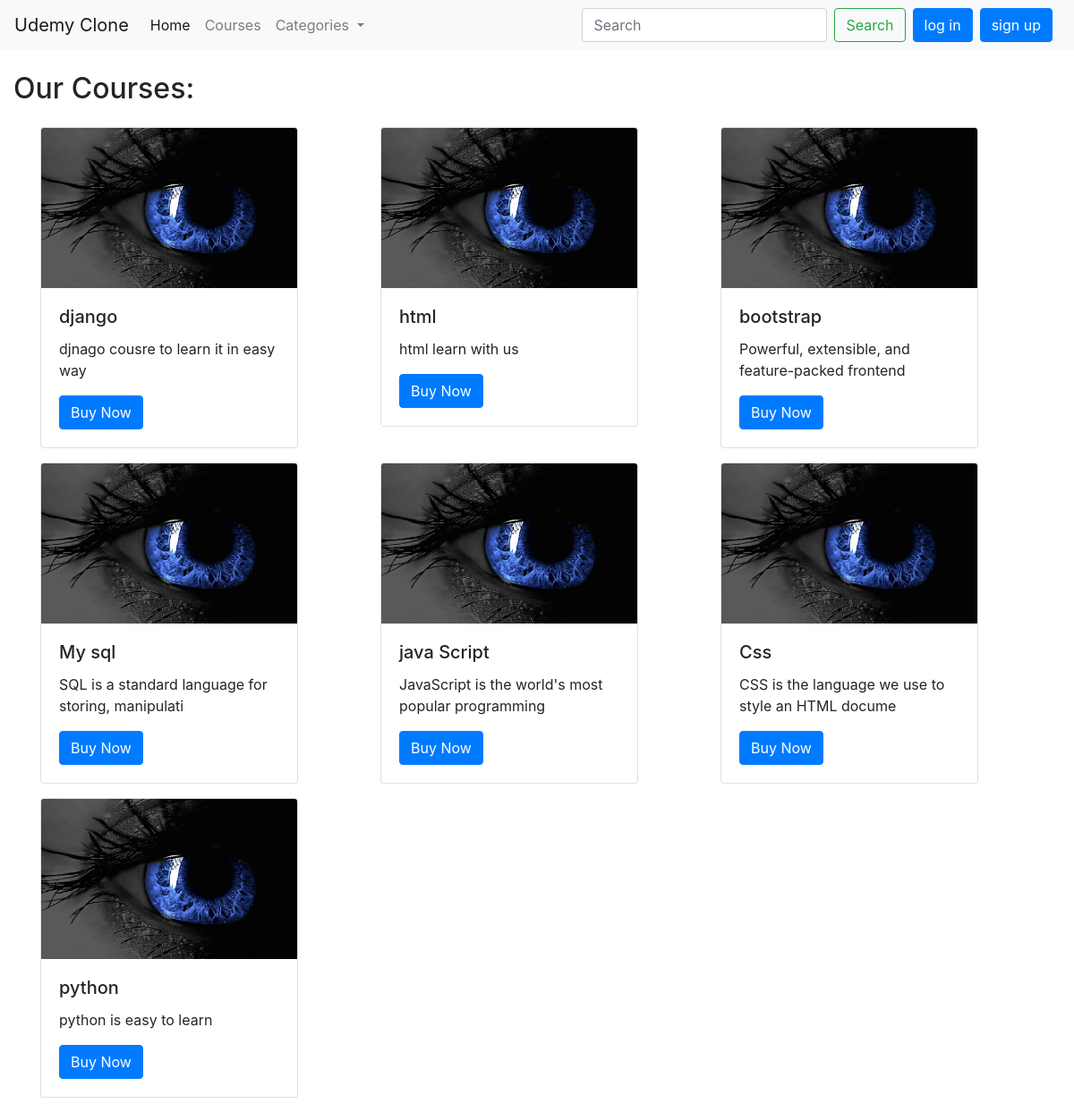
/course/, run on an earlier commit of the app's database.
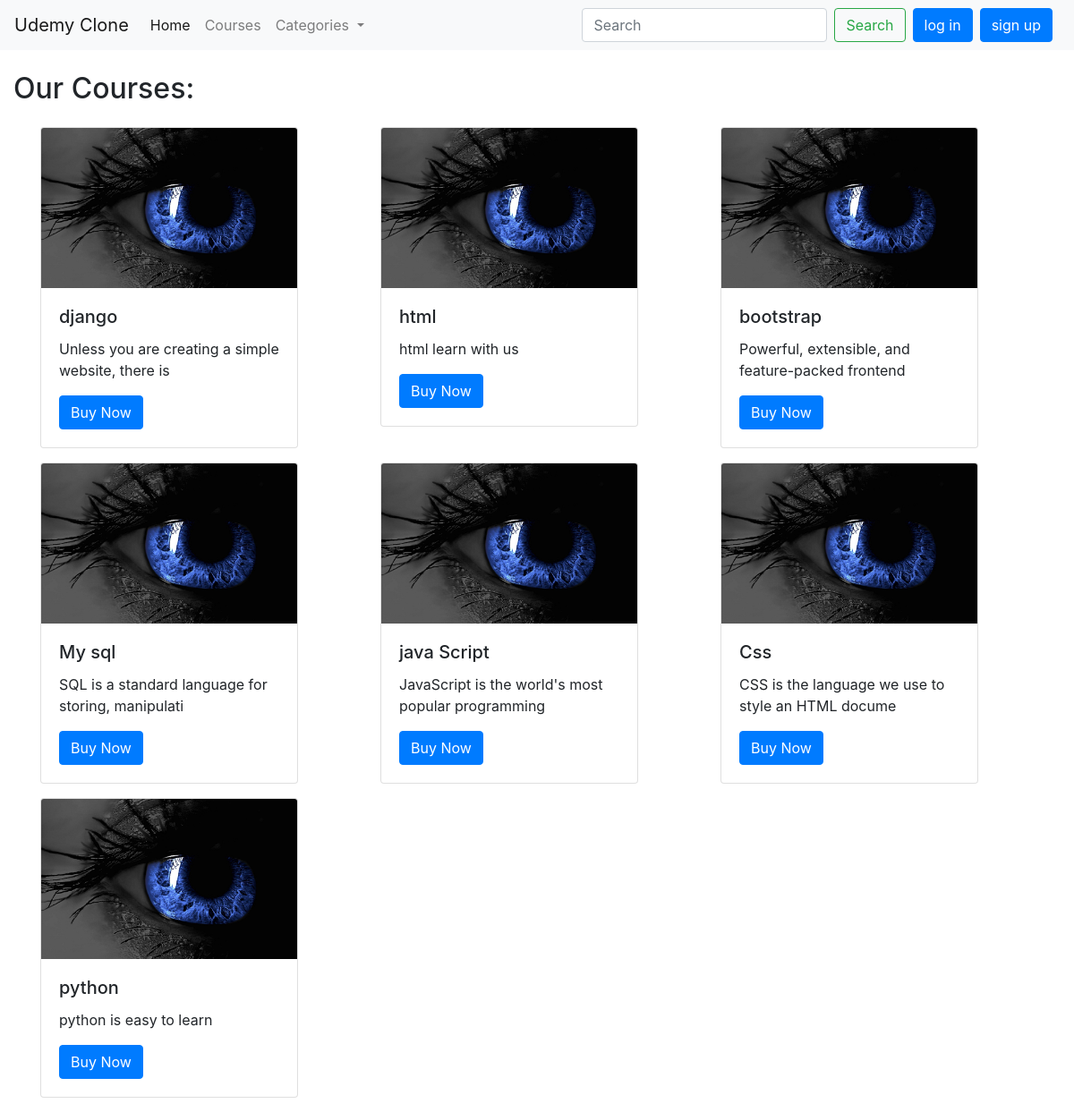
And on a later commit of the database.
### course/models.py (models this page shows, shortened)
class Course(models.Model):
    sno = models.AutoField(primary_key=True)
    title = models.CharField(max_length=50, default="")
    price = models.FloatField( )
    desc = models.CharField(max_length=50, default="")
    content = models.TextField(default="")
    image = models.ImageField()

### course/views.py (the view)
# urls.py: path('', views.course, name='course'),
def course(request):
    courses = Course.objects.all()
    context = {'courses':courses}
    return render(request, 'course/course.html',context)

### templates/course/course.html (shortened to what this page needs)
{% extends 'base.html' %}
{% block body %}
<div class="container-fluid">
   <h2 class="my-4">Our Courses:
   </h2>
        <div class="container">
        <div class="row">
            {% for course in courses  %}
            <div class="col my-3">
                <div class="card" style="width: 18rem; margin-top: -16px; position: relative;">
                    <img src="{{ course.image.url }}" class="card-img-top" alt="...">
                    <div class="card-body">
                      <h5 class="card-title">{{course.title}}</h5>
                      <p class="card-text">{{course.desc}}</p>
                      <a href="course/coursehome{{course.sno}}" class="btn btn-primary">Buy Now</a>
                    </div>
                  </div>
            </div>
            {% endfor %}
        </div>
        </div>
</div>
{% endblock body %}

### templates/base.html (shortened to what this page needs)
<!DOCTYPE html>
<html lang="en">
<head>
  <link rel="stylesheet" href="https://cdn.jsdelivr.net/npm/bootstrap@4.6.2/dist/css/bootstrap.min.css"
 />
</head>
<body>
  <nav class="navbar navbar-expand-lg navbar-light bg-light">
    <a class="navbar-brand" href="/">Udemy Clone</a>
    <div class="collapse navbar-collapse" id="navbarSupportedContent">
      <ul class="navbar-nav mr-auto">
        <li class="nav-item active">
          <a class="nav-link" href="/">Home <span class="sr-only">(current)</span></a>
        </li>
        <li class="nav-item">
          <a class="nav-link" href="course/">Courses</a>
        </li>
        <li class="nav-item dropdown">
          <a class="nav-link dropdown-toggle" href="#" role="button" data-toggle="dropdown" aria-expanded="false">
            Categories
          </a>
        </li>
      </ul>
      <form class="form-inline my-2 my-lg-0">
        <input class="form-control mr-sm-2" type="search" placeholder="Search" aria-label="Search" />
        <button class="btn btn-outline-success my-2 my-sm-0" type="submit">
          Search
        </button>
      </form>
      {% if request.session.user %}
      <ul class="navbar-nav mr-2">
        <li class="nav-item dropdown">
          <a class="nav-link dropdown-toggle" href='#' id="navbarDropdown" role="button" data-toggle="dropdown">
            <img src="https://mdbcdn.b-cdn.net/img/new/avatars/2.webp" class="rounded-circle mx-2" style="width: 40px"
            alt="Avatar" />{{request.user.username}}</a>
          <div class="dropdown-menu" aria-labelledby="navbarDropdown">
            <a class="dropdown-item" href="account/logout/">Logout</a>
          </div>
        </li>
      </ul>
    </div>
    {% else %}
    <button type="submit" class="btn btn-primary mx-2" data-toggle="modal" data-target="#loginModal">
      log in
    </button>
    <button type="submit" class="btn btn-primary mr-2" data-toggle="modal" data-target="#signupModal">
      sign up
    </button>
    {% endif %}
    </div>
  </nav>
  {% block body %}{% endblock body %}
</body>
</html>

What changed in the data, as far as the page shows it:
changed Course "django": desc "djnago cousre to learn it in easy way" → "Unless you are creating a simple website, there is"
